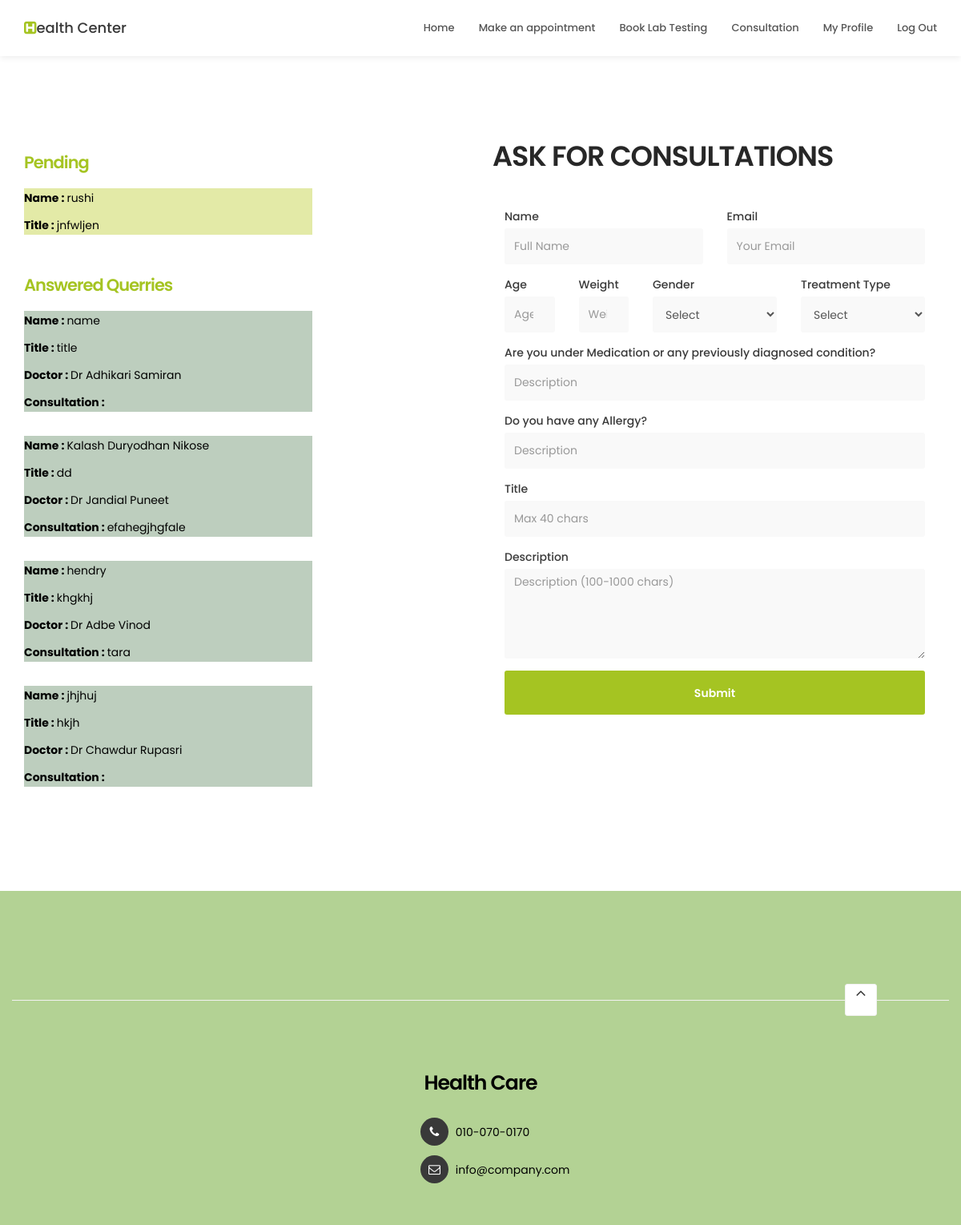
The page /consultation.php (signed in) on the database its author committed.
### tables this page shows
CREATE TABLE `consultation` (
  `id` int(11) NOT NULL,
  `user_id` int(10) NOT NULL,
  `doc_id` int(10) NOT NULL,
  `guest_name` varchar(50) NOT NULL,
  `guest_age` int(2) NOT NULL DEFAULT 0,
  `weight` int(2) NOT NULL,
  `guest_gender` varchar(1) NOT NULL DEFAULT 'M',
  `guest_currentcon` varchar(40) DEFAULT '0',
  `guest_gmail` varchar(40) NOT NULL,
  `guest_allergy` varchar(40) DEFAULT NULL,
  `problem` varchar(100) NOT NULL,
  `title` varchar(40) NOT NULL,
  `description` varchar(1000) NOT NULL,
  `consultation` varchar(150) NOT NULL,
  `flag` int(1) NOT NULL DEFAULT 0
);

CREATE TABLE `doctors` (
  `id` int(10) NOT NULL,
  `userdoc_id` int(10) NOT NULL,
  `name` varchar(30) NOT NULL,
  `specialization` varchar(30) NOT NULL,
  `degree` varchar(30) NOT NULL,
  `city` varchar(20) NOT NULL,
  `address` varchar(100) NOT NULL
);

### consultation.php (the view, shortened to what this page needs)
<?php
if(!isset($_SESSION['user_id']))
{
     header('location:index.php');
     $_SESSION['sys']=0;
}
else
{
     $user_id=$_SESSION['user_id'];
}
$con=mysqli_connect('localhost','root','','healthcare');
      ?>
<html lang="en">
<head>
     <link rel="stylesheet" href="css/bootstrap.min.css">
     <link rel="stylesheet" href="css/font-awesome.min.css">
     <link rel="stylesheet" href="css/animate.css">
     <link rel="stylesheet" href="css/owl.carousel.css">
     <link rel="stylesheet" href="css/owl.theme.default.min.css">
     <link rel="stylesheet" href="css/tooplate-style.css">
</head>
<body id="top" data-spy="scroll" data-target=".navbar-collapse" data-offset="50">
    <section class="navbar navbar-default navbar-static-top" role="navigation">
         <div class="container">
              <div class="navbar-header">
                   <a href="index.html" class="navbar-brand"><i class="fa fa-h-square"></i>ealth Center</a>
              </div>
              <div class="collapse navbar-collapse">
                   <ul class="nav navbar-nav navbar-right">
                   <li><a href="index.php" style="font-size: 1.3rem;" class="smoothScroll">Home</a></li>
                         <li><a href="findclinic.php" style=" font-size: 1.3rem;"class="smoothScroll">Make an appointment</a></li>
                         <li><a href="findlab.php" style="font-size: 1.3rem;"class="smoothScroll">Book Lab Testing</a></li>
                         <li><a href="consultation.php"style="font-size: 1.3rem;" class="smoothScroll">Consultation</a></li>
                         <li><a href="profile.php" style="font-size: 1.3rem;"class="smoothScroll">My Profile</a></li>
                         <li><a href="index.php?logout=T" style="font-size: 1.3rem;"class="smoothScroll">Log Out</a></li>
                   </ul>
              </div>
         </div>
    </section>
<section id="appointment" data-stellar-background-ratio="3">
     <div class="container">
          <div class="row">
               <div class="col-md-4 col-sm-4">
                      <h3 style="color: #a5c422;">Pending</h3>
                      <br>
                     <?php
                      $query="SELECT * FROM `consultation`  where  `flag`=0 AND `user_id`='$user_id'";
                      $run=mysqli_query($con,$query);
                        if(mysqli_num_rows($run)>0){
                         while($row=mysqli_fetch_assoc($run))
                         {
                       ?>
                        <div class="wow fadeInUp" data-wow-delay="0.8s">
                               <div class="card yellow bg-warning">
                                 <div class="card-body"><p style="color: black;"><b>Name : </b><?php  echo  $row['guest_name']; ?></p>
                                 <p style="color: black;"><b>Title : </b><?php echo  $row['title']; ?></p></div>
                               </div>
                               <br>
                        </div>
                     <?php }} ?>
                        <h3 style="color: #a5c422;">Answered Querries</h3>
                        <br>
                     <?php
                      $query="SELECT * FROM `consultation`  where  `flag`=1 AND `user_id`='$user_id'";
                      $run=mysqli_query($con,$query);
                        if(mysqli_num_rows($run)>0){
                         while($row=mysqli_fetch_assoc($run))
                         {
                          $doc=$row['doc_id'];
                          $query2="SELECT * FROM `doctors` WHERE `id`='$doc'";
                          $run2=mysqli_query($con,$query2);
                          $row2=mysqli_fetch_assoc($run2);
                       ?>
                        <div class="wow fadeInUp" data-wow-delay="0.8s">
                               <div class="card green bg-warning text-white">
                                 <div class="card-body"><p style="color: black;"><b>Name : </b><?php  echo  $row['guest_name']; ?></p>
                                 <p style="color: black;"><b>Title : </b><?php echo  $row['title']; ?></p>
                                 <p style="color: black;"><b>Doctor : </b><?php echo  $row2['name']; ?></p>
                                 <p style="color: black;"><b>Consultation : </b><?php echo  $row['consultation']; ?></p></div>
                               </div>
                               <br>
                        </div>
                     <?php }} ?>
               </div>
                 <div class="col-md-2 col-sm-2">
                 </div>
               <div class="col-md-6 col-sm-6">
                    <form id="appointment-form" role="form" method="post" action="#">
                         <div class="section-title wow fadeInUp" data-wow-delay="0.4s">
                              <h2>ASK FOR CONSULTATIONS</h2>
                         </div>
                         <div class="wow fadeInUp" data-wow-delay="0.8s">
                              <div class="col-md-6 col-sm-6">
                                   <label for="name">Name</label>
                                   <input type="text" class="form-control" id="name" name="name" placeholder="Full Name">
                              </div>
                              <div class="col-md-6 col-sm-6">
                                   <label for="email">Email</label>
                                   <input type="email" class="form-control" id="email" name="email" placeholder="Your Email">
                              </div>
                              <div class="col-md-2 col-sm-2">
                                   <label for="age">Age</label>
                                   <input type="number" class="form-control" id="age" name="age" placeholder="Age">
                              </div>
                              <div class="col-md-2 col-sm-2">
                                   <label for="weight">Weight</label>
                                   <input type="number" class="form-control" id="weight" name="weight" placeholder="Weight">
                              </div>
                              <div class="col-md-4 col-sm-4">
                                   <label for="select">Gender</label>
                                   <select name="gender" class="form-control">
                                   <option selected>Select</option>
                                   </select>
                              </div>
                              <div class="col-md-4 col-sm-4">
                                   <label for="select">Treatment Type</label>
                                   <select name="treatment" class="form-control">
                                   <option selected>Select</option>
                                   </select>
                              </div>
                              <div class="col-md-12 col-sm-12">
                                    <label for="name">Are you under Medication or any previously diagnosed condition?</label>
                                   <input type="text" class="form-control"  name="Q1" placeholder="Description">
                                   <label for="name">Do you have any Allergy?</label>
                                   <input type="text" class="form-control"  name="Q2" placeholder="Description">
                                   <label for="name">Title</label>
                                   <input type="text" class="form-control"  name="title" placeholder="Max 40 chars">
                                   <label for="Message">Description</label>
                                   <textarea class="form-control" rows="5" id="desc" name="desc" placeholder="Description (100-1000 chars)"></textarea>
                                   <button type="submit" class="form-control" id="cf-submit" name="submit">Submit</button>
                              </div>
                         </div>
                   </form>
               </div>
          </div>
     </div>
</section>
<br>
<br>
<br>
<br>
<br>
<footer data-stellar-background-ratio="5" style="background-color: #b3d294">
        <div class="container">
             <div class="row">
             <div class="col-md-12 col-sm-12 border-top">
                    <div class="col-md-4 col-sm-6">
                    </div>
                    <div class="col-md-6 col-sm-6">
                    </div>
                    <div class="col-md-2 col-sm-2 text-align-center">
                         <div class="angle-up-btn">
                             <a href="#top" class="smoothScroll wow fadeInUp" data-wow-delay="1.2s"><i class="fa fa-angle-up"></i></a>
                         </div>
                    </div>
               </div>
               <div class="col-md-4 col-sm-4"> </div>
               <div class="col-md-4 col-sm-4">
               <div class="footer-thumb">
                      <center><h4 class="wow fadeInUp" data-wow-delay="0.4s" style="color:black;">Health Care</h4></center>
                      <div class="col-md-3 col-sm-3"></div>
                      <div class="col-md-9 col-sm-9">
                         <div class="contact-info">
                              <p style="color:black;"><i class="fa fa-phone"></i> 010-070-0170</p>
                              <p style="color:black;"><i class="fa fa-envelope-o"></i> <a href="#" style="color:black;">info@company.com</a></p>
                         </div>
                         </div>
                    </div>
                    </div>
               <div class="col-md-4 col-sm-4">  </div>
</div>
</footer>
</body>
</html>

### css/tooplate-style.css (style rules this page uses)
body { background: #ffffff; font-family: 'Poppins', sans-serif; overflow-x: hidden; }
h1,h2,h3,h4,h5,h6 { font-weight: 600; line-height: inherit; }
h1,h2,h3,h4 { letter-spacing: -1px; }
h2 { color: #272727; font-size: 3em; padding-bottom: 10px; }
h3 { font-size: 1.8em; line-height: 1.2em; margin-bottom: 0; }
h4 { color: #454545; font-size: 1.8em; padding-bottom: 2px; }
p { color: #757575; font-size: 14px; font-weight: normal; line-height: 24px; }
html { -webkit-font-smoothing: antialiased; }
a { color: #252525; -webkit-transition: 0.5s; transition: 0.5s; text-decoration: none !important; }
.section-title { padding-bottom: 20px; }
.section-title h2 { margin-top: 0; }
.text-align-center { text-align: center; }
.border-top { border-top: 1px solid #f2f2f2; margin-top: 4em; padding-top: 2.5em; }
.navbar-default { background: #ffffff; box-shadow: 0 2px 8px rgba(0,0,0,.075); border: none; margin-bottom: 0; padding: 10px; }
.navbar-default .navbar-brand { color: #393939; font-weight: 500; }
.navbar-default .navbar-brand .fa { color: #a5c422; }
.navbar-default .navbar-nav li a { color: #555555; font-size: 12px; font-weight: 500; padding-right: 20px; padding-left: 20px; -webkit-transition: all ease-in-out 0.4s; transition: all ease-in-out 0.4s; }
#appointment { padding-top: 100px; }
#appointment label { color: #393939; font-weight: 500; }
#appointment .form-control { background: #f9f9f9; border: none; border-radius: 3px; box-shadow: none; font-size: 14px; font-weight: normal; margin-bottom: 15px; transition: all ease-in-out 0.4s; }
#appointment input, #appointment select { height: 45px; }
#appointment button#cf-submit { background: #a5c422; color: #ffffff; font-weight: 600; height: 55px; }
footer { padding-top: 80px; padding-bottom: 40px; }
footer h4 { padding-bottom: 5px; }
footer a { color: #757575; }
.contact-info { padding-top: 10px; }
.contact-info .fa { background: #393939; border-radius: 100%; color: #ffffff; font-size: 15px; width: 35px; height: 35px; line-height: 35px; text-align: center; margin-right: 5px; margin-bottom: 2px; }
.angle-up-btn { position: relative; bottom: 4em; display: block; }
.angle-up-btn a { background: #ffffff; border: 1px solid #f2f2f2; border-radius: 3px; font-size: 20px; color: #393939; display: inline-block; text-align: center; width: 40px; height: 40px; line-height: 38px; transition: transform 0.1s ease-in; transform: translateX(0); }
@media only screen and (max-width: 1200px) { h2 { font-size: 2.5em; } }
@media only screen and (max-width: 1200px) { h3 { font-size: 1.5em; } }
@media only screen and (max-width: 1200px) { .navbar-default .navbar-nav li a { padding-right: 15px; padding-left: 15px; } }

### consultation.php (style rules this page uses)
.yellow { background-color: #e3eaa7; }
.green { background-color: #bdcebe; }

### rows shown on the page
consultation: guest_name "rushi", title "jnfwljen"
consultation: guest_name "name", title "title", doctors.name "Dr Adhikari Samiran"
consultation: guest_name "Kalash Duryodhan Nikose", title "dd", doctors.name "Dr Jandial Puneet", consultation "efahegjhgfale"
consultation: guest_name "hendry", title "khgkhj", doctors.name "Dr Adbe Vinod", consultation "tara"
consultation: guest_name "jhjhuj", title "hkjh", doctors.name "Dr Chawdur Rupasri"
